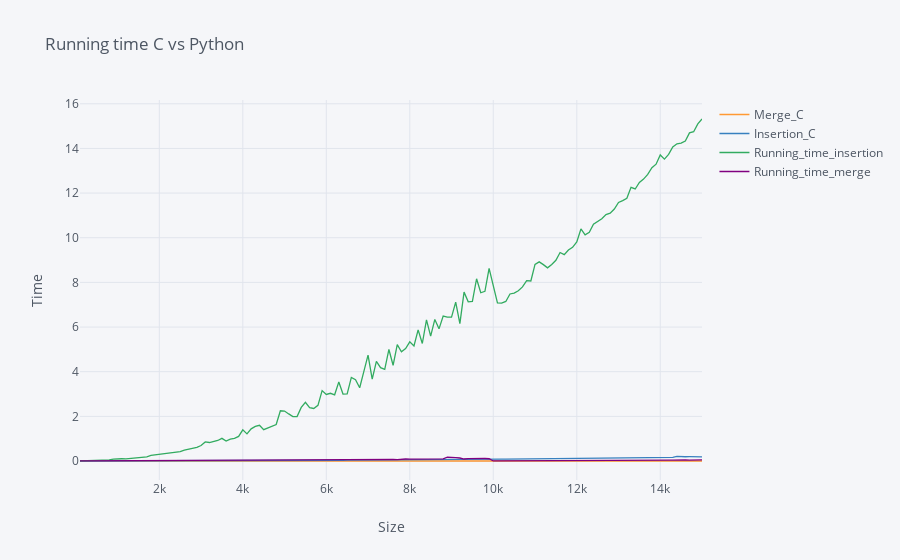

The notebook cell this image was saved under:
### Code cell
final.iplot(x = 'Size', xTitle = 'Size',yTitle = 'Time', title = 'Running time C vs Python')

### Figure 1 — Plotly figure (JSON) as saved in the notebook; plotly's stock layout.template omitted (floating-point values rounded to 4 significant figures; data arrays with more than 128 entries replaced by an {"elided": "..."} marker saying what was removed)
{"data": [{"line": {"color": "rgba(255, 153, 51, 1.0)", "dash": "solid", "shape": "linear", "width": 1.3}, "mode": "lines", "name": "Merge_C", "text": "", "type": "scatter", "x": {"elided": "150 int values"}, "y": {"elided": "150 float values"}}, {"line": {"color": "rgba(55, 128, 191, 1.0)", "dash": "solid", "shape": "linear", "width": 1.3}, "mode": "lines", "name": "Insertion_C", "text": "", "type": "scatter", "x": {"elided": "150 int values"}, "y": {"elided": "150 float values"}}, {"line": {"color": "rgba(50, 171, 96, 1.0)", "dash": "solid", "shape": "linear", "width": 1.3}, "mode": "lines", "name": "Running_time_insertion", "text": "", "type": "scatter", "x": {"elided": "150 int values"}, "y": {"elided": "150 float values"}}, {"line": {"color": "rgba(128, 0, 128, 1.0)", "dash": "solid", "shape": "linear", "width": 1.3}, "mode": "lines", "name": "Running_time_merge", "text": "", "type": "scatter", "x": {"elided": "150 int values"}, "y": {"elided": "150 float values"}}], "layout": {"legend": {"bgcolor": "#F5F6F9", "font": {"color": "#4D5663"}}, "paper_bgcolor": "#F5F6F9", "plot_bgcolor": "#F5F6F9", "title": {"font": {"color": "#4D5663"}, "text": "Running time C vs Python"}, "xaxis": {"gridcolor": "#E1E5ED", "showgrid": true, "tickfont": {"color": "#4D5663"}, "title": {"font": {"color": "#4D5663"}, "text": "Size"}, "zerolinecolor": "#E1E5ED"}, "yaxis": {"gridcolor": "#E1E5ED", "showgrid": true, "tickfont": {"color": "#4D5663"}, "title": {"font": {"color": "#4D5663"}, "text": "Time"}, "zerolinecolor": "#E1E5ED"}}}
